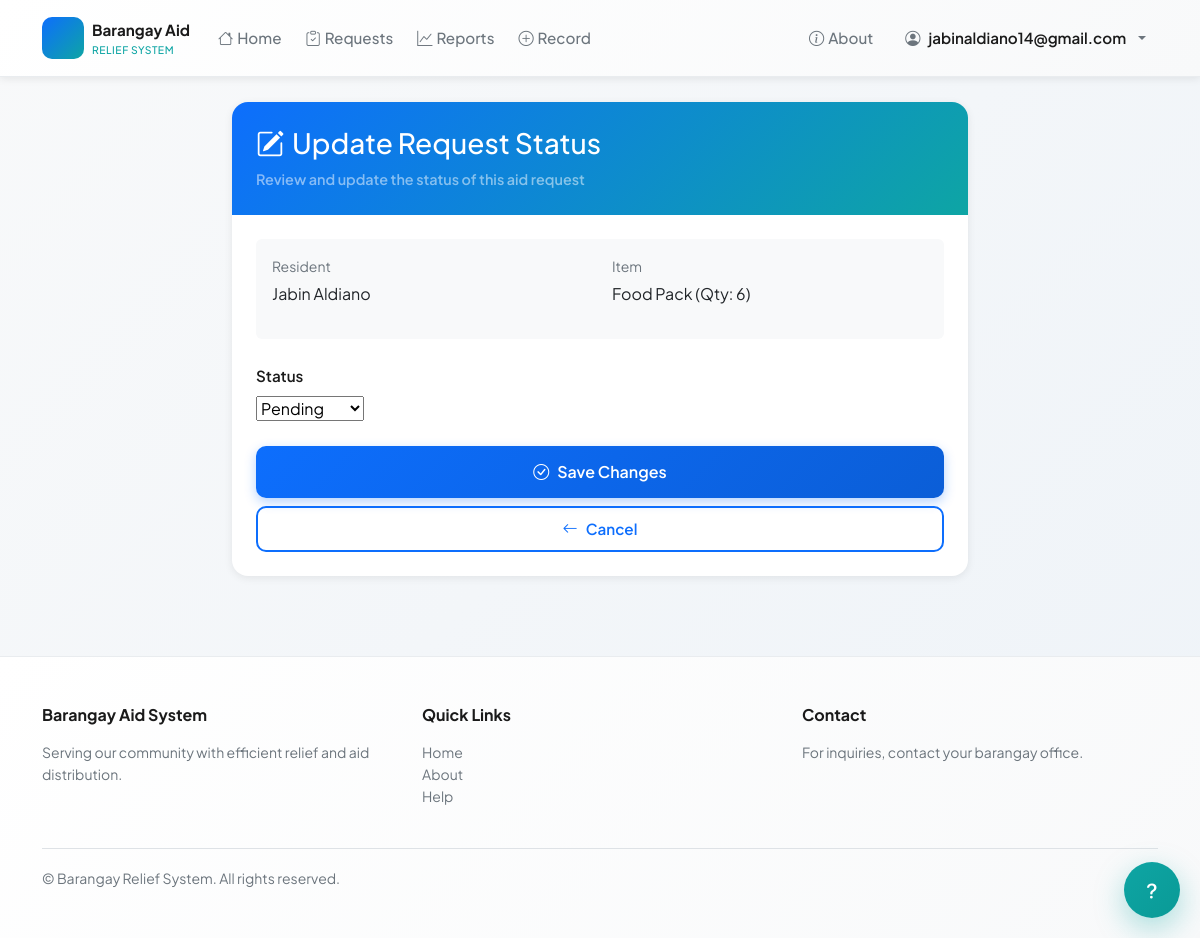
Screenshot of /staff/request/2/update/ (signed in) with the database file from the repository.
### core/models.py (models this page shows, shortened)
class AidRequest(models.Model):
    STATUS_CHOICES = [
        ('PENDING', 'Pending'),
        ('APPROVED', 'Approved'),
        ('REJECTED', 'Rejected'),
        ('DISTRIBUTED', 'Distributed'), # Final status after distribution
    ]
    beneficiary = models.ForeignKey(Beneficiary, on_delete=models.CASCADE) # Linked to a beneficiary
    date_requested = models.DateTimeField(auto_now_add=True) # Has a date_requested field
    item_requested = models.CharField(max_length=100)
    quantity_requested = models.IntegerField()
    status = models.CharField(max_length=20, choices=STATUS_CHOICES, default='PENDING')

class Beneficiary(models.Model):
    user = models.OneToOneField(User, on_delete=models.CASCADE)
    full_name = models.CharField(max_length=200) # Beneficiary has a full_name field
    address = models.CharField(max_length=255) # Beneficiary has an address field
    contact_no = models.CharField(max_length=15, blank=True, null=True) # Beneficiary has a contact_no field
    household_info = models.TextField() # To store household information

### core/views.py (the view)
# urls.py: path('staff/request/<int:pk>/update/', views.RequestUpdateView.as_view(), name='request_update'),
class RequestUpdateView(UserPassesTestMixin, UpdateView):
    model = AidRequest
    fields = ['status'] # Admin can change the status for verification
    template_name = 'core/request_update_form.html'
    success_url = reverse_lazy('admin_request_list')
    def test_func(self):
        return self.request.user.is_staff

### core/templates/core/request_update_form.html
{% include 'aidrequest_form.html' %}

### core/templates/aidrequest_form.html (shortened to what this page needs)
{% extends 'base.html' %}
{% block content %}
<div class="row justify-content-center">
  <div class="col-lg-8">
    <div class="card">
      <div class="card-header" style="background: linear-gradient(135deg, #0d6efd 0%, #0ea5a4 100%); border: none; padding: 24px;">
        <h1 class="h3 mb-2 text-white" style="margin: 0;">
          <i class="bi bi-pencil-square me-2"></i>Update Request Status
        </h1>
        <p class="text-white-50 mb-0" style="font-size: 0.9rem;">Review and update the status of this aid request</p>
      </div>
      <div class="card-body">
        <div class="mb-4 p-3 bg-light rounded">
          <div class="row">
            <div class="col-md-6">
              <p class="text-muted small mb-1">Resident</p>
              <p class="fw-600">{{ object.beneficiary.full_name }}</p>
            </div>
            <div class="col-md-6">
              <p class="text-muted small mb-1">Item</p>
              <p class="fw-600">{{ object.item_requested }} (Qty: {{ object.quantity_requested }})</p>
            </div>
          </div>
        </div>
        <form method="post" novalidate>
          {% include 'partials/form_fields.html' with submit_text='Save Changes' %}
        </form>
      </div>
    </div>
  </div>
</div>
{% endblock %}

### core/templates/base.html (shortened to what this page needs)
<!DOCTYPE html>
<html lang="en">
<head>
    <link href="https://cdn.jsdelivr.net/npm/bootstrap@5.3.2/dist/css/bootstrap.min.css" rel="stylesheet">
    <link rel="stylesheet" href="https://cdn.jsdelivr.net/npm/bootstrap-icons@1.11.3/font/bootstrap-icons.css">
    {% load static %}
    <link rel="stylesheet" href="{% static 'css/site.css' %}">
    <link rel="stylesheet" href="{% static 'css/site-compact.css' %}" media="(max-width: 640px)">
</head>
<body>
    <nav class="navbar navbar-expand-lg navbar-premium fixed-top" role="navigation" aria-label="Main navigation">
        <div class="container-lg">
            <a class="navbar-brand d-flex align-items-center gap-2" href="/">
                <div class="brand-icon">
                </div>
                <div>
                    <div class="brand-name">Barangay Aid</div>
                    <div class="brand-tagline">Relief System</div>
                </div>
            </a>
            <div class="collapse navbar-collapse" id="mainNav">
                <ul class="navbar-nav me-auto mb-2 mb-lg-0">
                    <li class="nav-item"><a class="nav-link {% if request.resolver_match.url_name == 'home' %}active{% endif %}" href="/"><i class="bi bi-house me-1"></i>Home</a></li>
                    {% if user.is_authenticated and user.is_staff %}
                        <li class="nav-item"><a class="nav-link" href="{% url 'admin_request_list' %}"><i class="bi bi-clipboard-check me-1"></i>Requests</a></li>
                        <li class="nav-item"><a class="nav-link" href="{% url 'distribution_report' %}"><i class="bi bi-graph-up me-1"></i>Reports</a></li>
                        <li class="nav-item"><a class="nav-link" href="{% url 'distribution_create' %}"><i class="bi bi-plus-circle me-1"></i>Record</a></li>
                    {% endif %}
                </ul>
                <ul class="navbar-nav ms-auto gap-2 mb-2 mb-lg-0">
                    <li class="nav-item"><a class="nav-link" href="{% url 'about' %}"><i class="bi bi-info-circle me-1"></i>About</a></li>
                    {% if user.is_authenticated %}
                        <li class="nav-item dropdown">
                            <a class="nav-link dropdown-toggle d-flex align-items-center gap-2" href="#" id="userDropdown" role="button" data-bs-toggle="dropdown" aria-expanded="false">
                                <span class="avatar"><i class="bi bi-person-circle"></i></span>
                                <span class="user-name">{{ user.first_name|default:user.username }}</span>
                            </a>
                        </li>
                    {% else %}
                        <li class="nav-item"><a class="nav-link" href="{% url 'login' %}"><i class="bi bi-box-arrow-in-right me-1"></i>Login</a></li>
                        <li class="nav-item"><a class="nav-link btn-nav-register" href="{% url 'register' %}"><i class="bi bi-person-plus me-1"></i>Register</a></li>
                    {% endif %}
                </ul>
            </div>
        </div>
    </nav>
    <div class="alerts-container">
    </div>
    <main id="main-content" class="main-content" role="main">
        <div class="container-lg">
            {% block content %}{% endblock %}
        </div>
    </main>
    <footer class="footer-premium mt-5">
        <div class="container-lg">
            <div class="row g-4 mb-4">
                <div class="col-md-4">
                    <h6 class="mb-3">Barangay Aid System</h6>
                    <p class="text-muted small">Serving our community with efficient relief and aid distribution.</p>
                </div>
                <div class="col-md-4">
                    <h6 class="mb-3">Quick Links</h6>
                    <ul class="list-unstyled small">
                        <li><a href="/" class="text-muted text-decoration-none">Home</a></li>
                        <li><a href="{% url 'about' %}" class="text-muted text-decoration-none">About</a></li>
                        <li><a href="{% url 'help' %}" class="text-muted text-decoration-none">Help</a></li>
                    </ul>
                </div>
                <div class="col-md-4">
                    <h6 class="mb-3">Contact</h6>
                    <p class="text-muted small">For inquiries, contact your barangay office.</p>
                </div>
            </div>
            <div class="border-top pt-3">
                <small class="text-muted">&copy; {{ now|date:"Y" }} Barangay Relief System. All rights reserved.</small>
            </div>
        </div>
    </footer>
    <a href="{% url 'help' %}" class="fab" title="Help" aria-label="Help">
        <i class="bi bi-question-lg"></i>
    </a>
</body>
</html>

### core/templates/partials/form_fields.html (shortened to what this page needs)
{% for field in form %}
    {% if field.field.widget.input_type != 'hidden' %}
        <div class="form-group">
            {% if field.label %}
                <label for="{{ field.id_for_label }}" class="form-label">{{ field.label }}</label>
            {% endif %}
            <div style="position: relative;">
                {{ field }}
            </div>
        </div>
    {% endif %}
{% endfor %}
<div class="d-grid gap-2 mt-4">
    <button type="submit" class="btn btn-primary btn-lg">
        <i class="bi bi-check-circle me-2"></i>{{ submit_text|default:'Submit' }}
    </button>
    <a href="javascript:history.back()" class="btn btn-outline-primary">
        <i class="bi bi-arrow-left me-2"></i>Cancel
    </a>
</div>

### core/static/css/site.css (style rules this page uses)
:root { --primary: #0d6efd; --primary-rgb: 13, 110, 253; --secondary: #6c757d; --success: #198754; --danger: #dc3545; --warning: #ffc107; --info: #0dcaf0; --accent: #0ea5a4; --accent-light: #d1faf6; --bg-light: #f8f9fa; --bg-lighter: #f0f4f9; --border-color: #e9ecef; --text-primary: #1a1a1a; --text-secondary: #6c757d; --shadow-sm: 0 2px 8px rgba(0,0,0,0.08); --shadow-md: 0 4px 16px rgba(0,0,0,0.1); --shadow-lg: 0 8px 24px rgba(0,0,0,0.12); --radius-sm: 6px; --radius-md: 10px; --radius-lg: 16px; --transition: all 200ms cubic-bezier(0.4, 0, 0.2, 1); }
* { margin: 0; padding: 0; box-sizing: border-box; }
html, body { height: 100%; }
body { padding-top: 70px; background: linear-gradient(135deg, #f8f9fa 0%, #eef3f8 100%); color: var(--text-primary); font-family: 'Plus Jakarta Sans', 'Sora', system-ui, -apple-system, 'Segoe UI', Roboto; -webkit-font-smoothing: antialiased; -moz-osx-font-smoothing: grayscale; line-height: 1.6; }
.navbar-premium { background: linear-gradient(135deg, #ffffff 0%, #f8f9fa 100%); box-shadow: var(--shadow-sm); border-bottom: 1px solid var(--border-color); padding: 12px 0; }
.navbar-brand { font-weight: 700; color: var(--text-primary) !important; transition: var(--transition); }
.brand-icon { width: 42px; height: 42px; border-radius: var(--radius-md); background: linear-gradient(135deg, var(--primary), var(--accent)); display: flex; align-items: center; justify-content: center; color: white; font-size: 1.25rem; }
.brand-name { font-weight: 700; font-size: 0.95rem; color: var(--text-primary); }
.brand-tagline { font-size: 0.65rem; font-weight: 500; color: var(--accent); letter-spacing: 0.5px; text-transform: uppercase; }
.navbar-nav .nav-link { color: var(--text-secondary) !important; font-weight: 500; font-size: 0.95rem; transition: var(--transition); position: relative; padding: 8px 12px !important; border-radius: var(--radius-sm); }
.nav-item.dropdown .nav-link::after { transition: var(--transition); }
.user-name { font-weight: 600; color: var(--text-primary); }
.alerts-container { position: fixed; top: 78px; left: 0; right: 0; z-index: 1000; padding: 16px 20px; pointer-events: none; }
.main-content { flex: 1; padding: 32px 0; min-height: calc(100vh - 70px - 300px); }
.card { border: none; border-radius: var(--radius-lg); background: #ffffff; box-shadow: var(--shadow-sm); transition: var(--transition); overflow: hidden; }
.card-header { background: linear-gradient(135deg, #f8f9fa 0%, #ffffff 100%); border-bottom: 1px solid var(--border-color); font-weight: 600; color: var(--text-primary); padding: 20px 24px; }
.card-body { padding: 24px; }
.btn { border: none; border-radius: var(--radius-md); font-weight: 600; transition: var(--transition); padding: 10px 20px; font-size: 0.95rem; position: relative; overflow: hidden; }
.btn::before { content: ''; position: absolute; top: 50%; left: 50%; width: 0; height: 0; border-radius: 50%; background: rgba(255, 255, 255, 0.3); transform: translate(-50%, -50%); transition: width 0.6s, height 0.6s; }
.btn-primary { background: linear-gradient(135deg, var(--primary), #0b5ed7); color: white; box-shadow: 0 4px 12px rgba(13, 110, 253, 0.3); }
.btn-outline-primary { border: 2px solid var(--primary); color: var(--primary); }
.btn-lg { padding: 14px 28px; font-size: 1rem; }
.form-label { font-weight: 600; color: var(--text-primary); margin-bottom: 8px; font-size: 0.95rem; }
.form-group { margin-bottom: 20px; }
a { color: var(--primary); text-decoration: none; transition: var(--transition); }
.footer-premium { background: linear-gradient(135deg, #ffffff 0%, #f8f9fa 100%); border-top: 1px solid var(--border-color); margin-top: 5rem; padding: 3rem 0; color: var(--text-secondary); }
.footer-premium h6 { font-weight: 700; color: var(--text-primary); }
.footer-premium a { color: var(--text-secondary); }
.fab { position: fixed; right: 20px; bottom: 20px; width: 56px; height: 56px; border-radius: 50%; display: flex; align-items: center; justify-content: center; background: linear-gradient(135deg, var(--accent), #0a9a96); color: white; box-shadow: 0 10px 30px rgba(14, 165, 164, 0.35); z-index: 1000; text-decoration: none; transition: var(--transition); font-size: 1.25rem; }
.text-muted { color: var(--text-secondary) !important; }
.bg-light { background: var(--bg-light) !important; }

### rows the page displays
AidRequest: beneficiary.full_name "Jabin Aldiano", item_requested "Food Pack", quantity_requested "6", form "Pending"

### other values shown
{{ user.first_name|default:user.username }} "jabinaldiano14@gmail.com"
{{ field.label }} "Status"
{{ submit_text|default:'Submit' }} "Save Changes"
